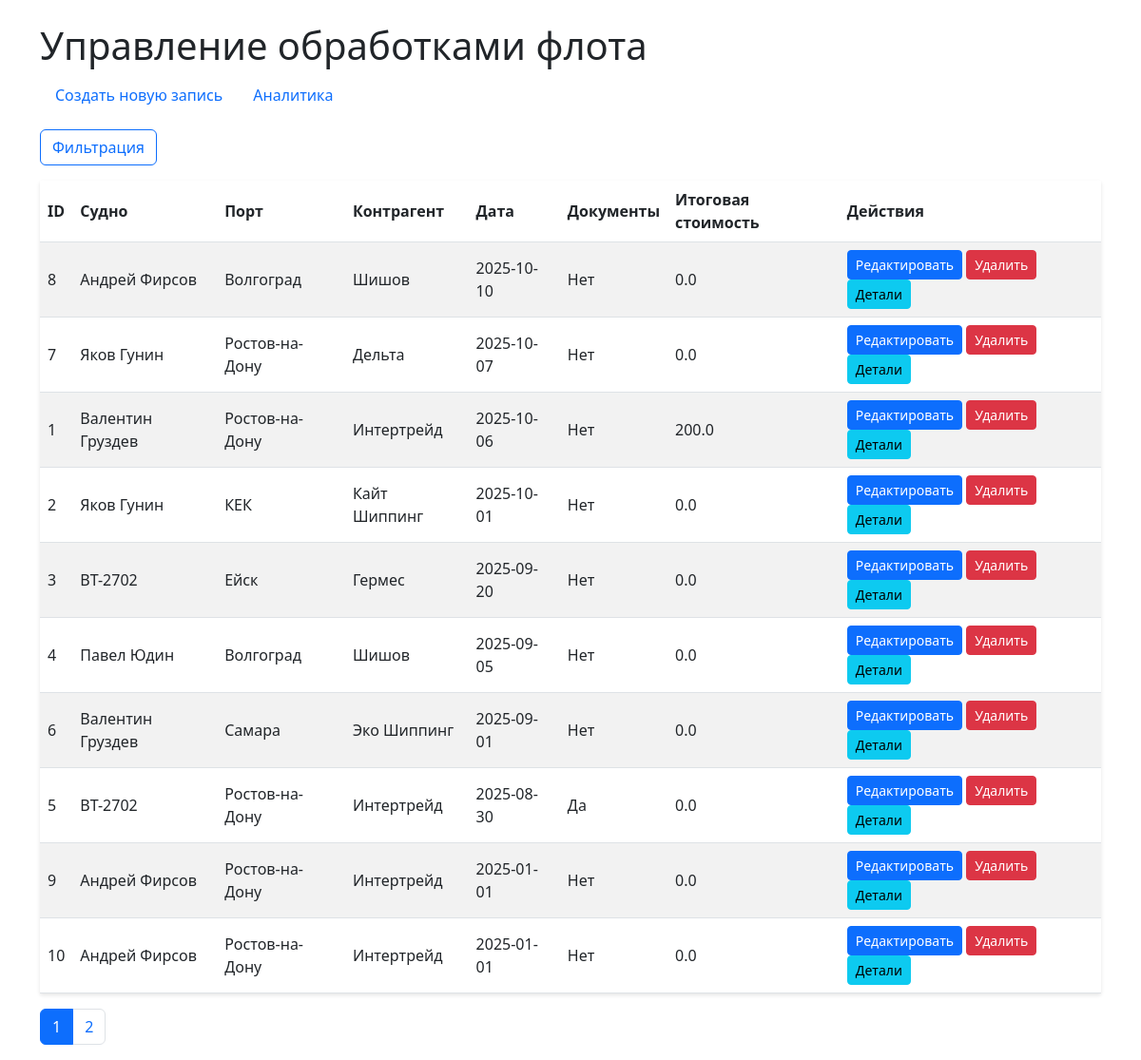
Before: / with the older database file.
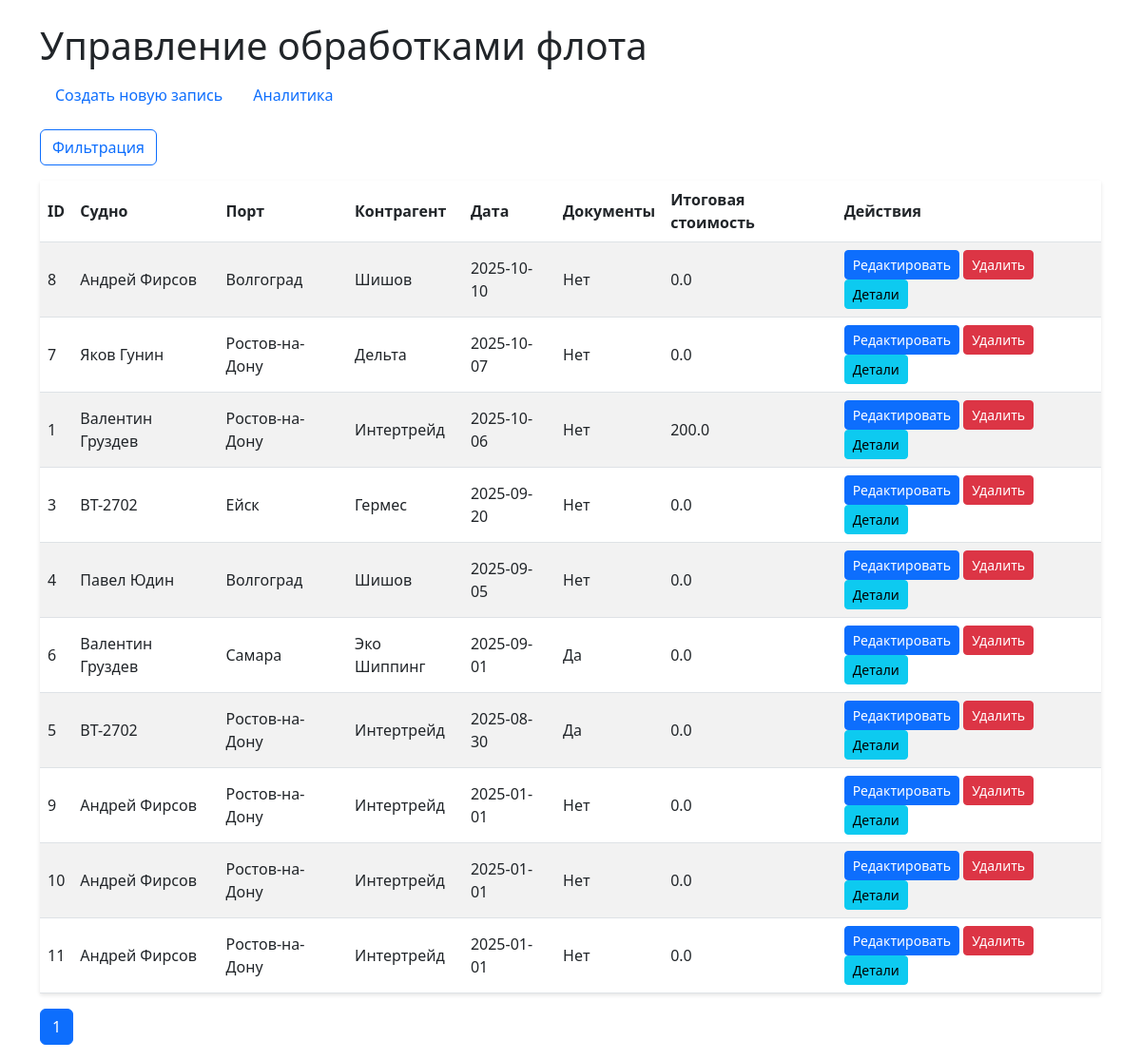
After: the same page with the newer database file.
### models/schemas.py (models this page shows)
class Operation(Base):
    __tablename__ = "operations"
    id = Column(Integer, primary_key=True, index=True)
    ship_id = Column(Integer, ForeignKey("ships.id"))
    port_id = Column(Integer, ForeignKey("ports.id"))
    contractor_id = Column(Integer, ForeignKey("contractors.id"))
    date = Column(Date)
    has_documents = Column(Boolean, default=False)
    document_path = Column(String, nullable=True)
    ship = relationship("Ship")
    port = relationship("Port")
    contractor = relationship("Contractor")
    items = relationship("OperationItem", back_populates="operation", cascade="all, delete-orphan")

class Ship(Base):
    __tablename__ = "ships"
    id = Column(Integer, primary_key=True, index=True)
    name = Column(String, unique=True, index=True)

class Port(Base):
    __tablename__ = "ports"
    id = Column(Integer, primary_key=True, index=True)
    name = Column(String, unique=True, index=True)

class Contractor(Base):
    __tablename__ = "contractors"
    id = Column(Integer, primary_key=True, index=True)
    name = Column(String, unique=True, index=True)

### routers/operations.py (the view)
@router.get("/", response_class=HTMLResponse)
async def list_operations(
    request: Request,
    ship_ids: list[int] = Query(None),
    start_date: str = None,
    end_date: str = None,
    port_ids: list[int] = Query(None),
    contractor_ids: list[int] = Query(None),
    sort_order: str = "desc",
    page: int = 1,
    per_page: int = 10,
    db: Session = Depends(get_db)
):
    query = db.query(Operation)
    if ship_ids:
        query = query.filter(Operation.ship_id.in_(ship_ids))
    if start_date:
        try:
            start_date_obj = datetime.strptime(start_date, "%Y-%m-%d").date()
            query = query.filter(Operation.date >= start_date_obj)
        except ValueError:
            pass
    if end_date:
        try:
            end_date_obj = datetime.strptime(end_date, "%Y-%m-%d").date()
            query = query.filter(Operation.date <= end_date_obj)
        except ValueError:
            pass
    if port_ids:
        query = query.filter(Operation.port_id.in_(port_ids))
    if contractor_ids:
        query = query.filter(Operation.contractor_id.in_(contractor_ids))
    if sort_order.lower() == "asc":
        query = query.order_by(Operation.date.asc())
    else:
        query = query.order_by(Operation.date.desc())
    total = query.count()
    operations = query.offset((page - 1) * per_page).limit(per_page).all()
    total_costs = {}
    for op in operations:
        total_cost = db.query(func.sum(OperationItem.cost)).filter(
            OperationItem.operation_id == op.id
        ).scalar() or 0.0
        total_costs[op.id] = total_cost
    selected_ship_ids = [str(id) for id in ship_ids or []]
    selected_port_ids = [str(id) for id in port_ids or []]
    selected_contractor_ids = [str(id) for id in contractor_ids or []]
    ships = db.query(Ship).order_by(Ship.name).all()
    ports = db.query(Port).order_by(Port.name).all()
    contractors = db.query(Contractor).order_by(Contractor.name).all()
    return templates.TemplateResponse("list.html", {
        "request": request,
        "operations": operations,
        "total_costs": total_costs,
        "ships": ships,
        "ports": ports,
        "contractors": contractors,
        "selected_ship_ids": selected_ship_ids,
        "selected_start_date": start_date,
        "selected_end_date": end_date,
        "selected_port_ids": selected_port_ids,
        "selected_contractor_ids": selected_contractor_ids,
        "sort_order": sort_order,
        "total_pages": (total // per_page) + (1 if total % per_page else 0),
        "current_page": page,
        "per_page": per_page
    })

### templates/list.html (shortened to what this page needs)
<!DOCTYPE html>
<html lang="ru">
<head>
    <link href="/static/css/styles.css" rel="stylesheet">
    <link href="https://cdn.jsdelivr.net/npm/bootstrap@5.3.0/dist/css/bootstrap.min.css" rel="stylesheet">
    <link href="https://cdn.jsdelivr.net/npm/select2@4.1.0-rc.0/dist/css/select2.min.css" rel="stylesheet">
</head>
<body>
    <div class="container mt-4">
        <h1>Управление обработками флота</h1>
        <nav class="nav mb-3">
            <a class="nav-link" href="/create">Создать новую запись</a>
            <a class="nav-link" href="/analytics">Аналитика</a>
        </nav>
        <button class="btn btn-outline-primary mb-3" type="button" data-bs-toggle="collapse" data-bs-target="#filterCollapse" aria-expanded="false" aria-controls="filterCollapse">
            Фильтрация
        </button>
        <table class="table table-striped">
            <thead>
                <tr>
                    <th>ID</th>
                    <th>Судно</th>
                    <th>Порт</th>
                    <th>Контрагент</th>
                    <th>Дата</th>
                    <th>Документы</th>
                    <th>Итоговая стоимость</th>
                    <th>Действия</th>
                </tr>
            </thead>
            <tbody>
                {% for operation in operations %}
                <tr>
                    <td>{{ operation.id }}</td>
                    <td>{{ operation.ship.name }}</td>
                    <td>{{ operation.port.name }}</td>
                    <td>{{ operation.contractor.name }}</td>
                    <td>{{ operation.date }}</td>
                    <td>{{ "Да" if operation.has_documents else "Нет" }}</td>
                    <td>{{ total_costs[operation.id] | float | round(2) }}</td>
                    <td>
                        <a href="/edit/{{ operation.id }}" class="btn btn-sm btn-primary">Редактировать</a>
                        <form action="/delete/{{ operation.id }}" method="post" style="display:inline;">
                            <button type="submit" class="btn btn-sm btn-danger">Удалить</button>
                        </form>
                        <button type="button" class="btn btn-sm btn-info" data-bs-toggle="modal" data-bs-target="#operationModal" onclick="fetchOperation({{ operation.id }})">Детали</button>
                    </td>
                </tr>
                {% endfor %}
            </tbody>
        </table>
        <nav>
            <ul class="pagination">
                {% for p in range(1, total_pages + 1) %}
                <li class="page-item {% if p == current_page %}active{% endif %}">
                    <a class="page-link" href="?page={{ p }}&per_page={{ per_page }}{% if sort_order %}&sort_order={{ sort_order }}{% endif %}">{{ p }}</a>
                </li>
                {% endfor %}
            </ul>
        </nav>
    </div>
</body>
</html>

### static/css/styles.css (style rules this page uses)
body { font-family: Arial, sans-serif; }
.table { border-collapse: separate; border-spacing: 0; box-shadow: 0 2px 4px rgba(0, 0, 0, 0.1); }
.table th, .table td { vertical-align: middle; }
.table th { background-color: #f8f9fa; }
.btn-sm { padding: 0.25rem 0.5rem; font-size: 0.875rem; }
.container { max-width: 1200px; }

Changed rows visible on the page:
removed Operation: id "2", ship.name "Яков Гунин", port.name "КЕК", contractor.name "Кайт Шиппинг", date "2025-10-01", has_documents "Нет", total_costs "0.0"
changed Operation "Самара": has_documents "Нет" → "Да"
now on this page (row unchanged): Operation: id "11", ship.name "Андрей Фирсов", port.name "Ростов-на-Дону", contractor.name "Интертрейд", date "2025-01-01", has_documents "Нет", total_costs "0.0"
Other visible differences:
list line gone: "2"
